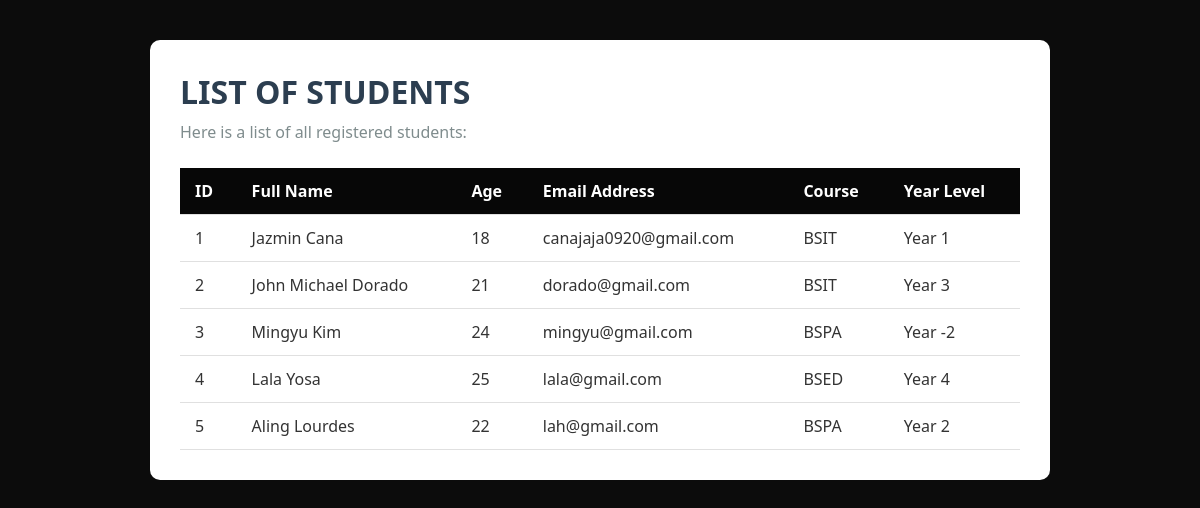
The page / on the database its author committed.
### main/models.py (models this page shows, shortened)
class Student(models.Model):
    first_name = models.CharField(max_length=100)
    last_name = models.CharField(max_length=100)
    age = models.IntegerField()
    course = models.CharField(max_length=100)
    year_level = models.IntegerField()
    email = models.EmailField()

### main/views.py (the view)
# urls.py: 2. Add a URL to urlpatterns:  path('', views.home, name='home')
def home(request):
    students = Student.objects.all()
    context = {
        'students': students
    }
    return render(request, 'main/home.html', context)

### main/templates/main/home.html (shortened to what this page needs)
<!DOCTYPE html>
<html lang="en">
<head>
</head>
<body>
<div class="container">
    <h1>LIST OF STUDENTS</h1>
    <p class="subtitle">Here is a list of all registered students:</p>
    <table>
        <thead>
            <tr>
                <th>ID</th>
                <th>Full Name</th>
                <th>Age</th>
                <th>Email Address</th>
                <th>Course</th>
                <th>Year Level</th>
            </tr>
        </thead>
        <tbody>
            {% for student in students %}
            <tr>
                <td>{{ student.id }}</td>
                <td>{{ student.first_name }} {{ student.last_name }}</td>
                <td>{{ student.age }}</td>
                <td>{{ student.email }}</td>
                <td>{{ student.course }}</td>
                <td>Year {{ student.year_level }}</td>
            </tr>
            {% empty %}
            <tr>
                <td colspan="5" class="no-data">No student records found in the database.</td>
            </tr>
            {% endfor %}
        </tbody>
    </table>
</div>
</body>
</html>

### main/templates/main/home.html (style rules this page uses)
* { box-sizing: border-box; margin: 0; padding: 0; font-family: 'Segoe UI', Tahoma, Geneva, Verdana, sans-serif; }
body { background-color: #0c0c0c; color: #333; padding: 40px 20px; }
.container { max-width: 900px; margin: 0 auto; background: #ffffff; padding: 30px; border-radius: 10px; }
h1 { color: #2c3e50; margin-bottom: 8px; }
p.subtitle { color: #7f8c8d; margin-bottom: 25px; }
table { width: 100%; border-collapse: collapse; margin-top: 10px; }
th, td { padding: 12px 15px; text-align: left; border-bottom: 1px solid #e0e0e0; }
th { background-color: #070707; color: white; font-weight: 600; }

### rows shown on the page
Student: id "1", first_name "Jazmin", last_name "Cana", age "18", email "canajaja0920@gmail.com", course "BSIT", year_level "1"
Student: id "2", first_name "John Michael", last_name "Dorado", age "21", email "dorado@gmail.com", course "BSIT", year_level "3"
Student: id "3", first_name "Mingyu", last_name "Kim", age "24", email "mingyu@gmail.com", course "BSPA", year_level "-2"
Student: id "4", first_name "Lala", last_name "Yosa", age "25", email "lala@gmail.com", course "BSED", year_level "4"
Student: id "5", first_name "Aling", last_name "Lourdes", age "22", email "lah@gmail.com", course "BSPA", year_level "2"
